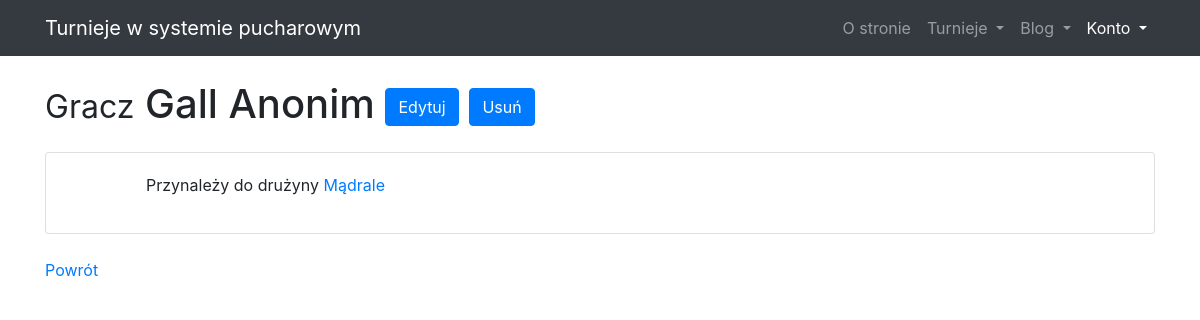
Page /tournaments/player/detail/1/ on the committed database.
### tournaments_app/models/player_model.py (models this page shows, shortened)
class Player(models.Model):
    id = models.AutoField(db_index=True, primary_key=True)
    name = models.CharField(max_length=20)
    surname = models.CharField(max_length=20)
    team = models.ForeignKey('tournaments_app.Team',
                             on_delete=models.DO_NOTHING, null=True)

### tournaments_app/models/team_model.py (models this page shows, shortened)
class Team(models.Model):
    id = models.AutoField(db_index=True, primary_key=True)
    name = models.CharField(max_length=20)

### tournaments_app/views/player_views.py (the view)
class DetailPlayerView(DetailView):
    model = Player

### tournaments_app/templates/tournaments_app/player_detail.html
{% extends "tournaments_app/base.html" %}
{% block content %}
<article>
    {% if object %}
    <div>
        <h1 class="mt-4 mb-3"><small>Gracz</small> {{ object.name }} {{ object.surname }}
            <a class="btn btn-primary" href="{% url 'player_update' object.id %}">Edytuj</a>
            <a class="btn btn-primary" href="{% url 'player_delete' object.id %}">Usuń</a>
        </h1>
        <div class="card my-4">
            <div class="card-body">
                <ul>
                    <ol> Przynależy do drużyny
                        <a href="{% url 'team_detail' object.team.id %}">{{ object.team.name }}</a></ol>
                </ul>
            </div>
        </div>
    </div>
    {% endif %}
    <a href="{{request.META.HTTP_REFERER}}">Powrót</a>
</article>
{% endblock content %}

### tournaments_app/static/css/modern-business.css (style rules this page uses)
body { padding-top: 56px; }

### rows in the picture
Player: name "Gall", surname "Anonim", team.name "Mądrale"
